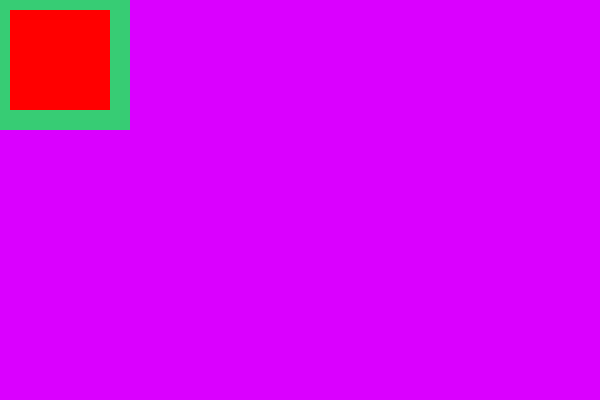
Frame 1 (no input)
Frame 60 (no input): identical to frame 1, image omitted
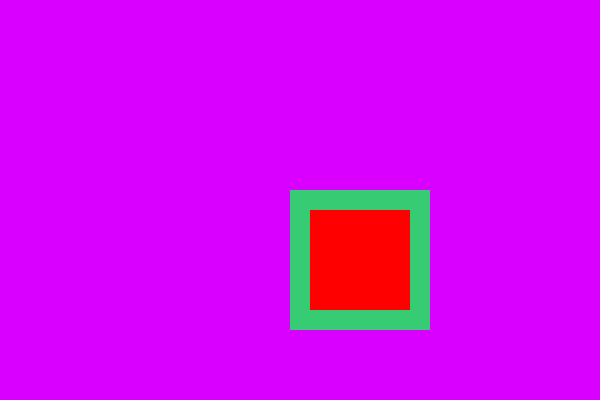
Frame 120 (the mouse pressed at the canvas centre since frame 60)

The p5.js sketch that drew these frames (run headless with seeded random() and noise() and a simulated clock; from frame 60 on, the mouse is pressed at the canvas centre):

// p5.js sketch
// ── sketch.js
function setup() {
    createCanvas(600,400);
  }
  
  function draw() {
    background("#DA00FF");
    stroke("#37CC74")
    strokeWeight("20")
   fill("#FF0000") 
    rect (mouseX,mouseY,120,120)
  }
